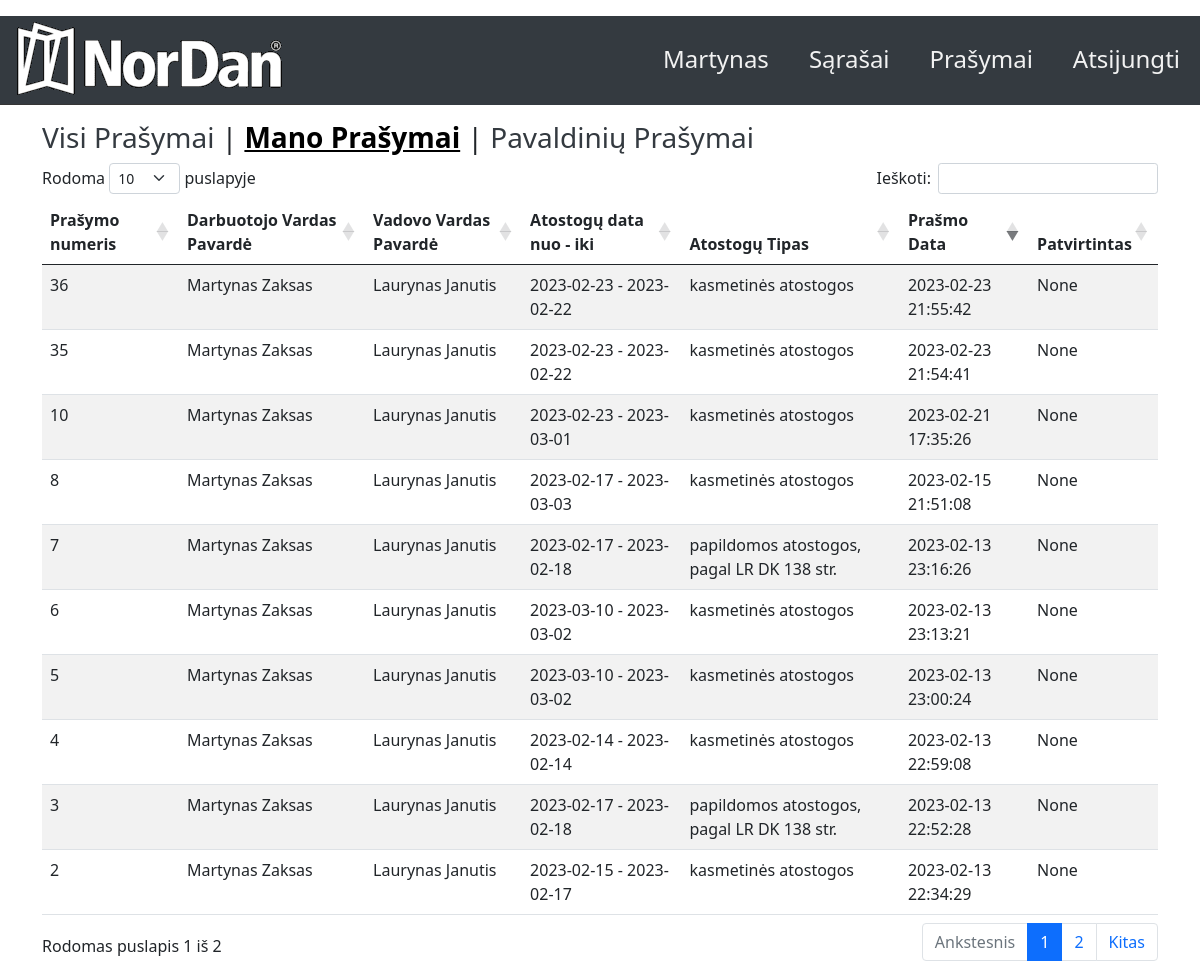
/my_vacations (signed in), run on the app's committed database.
### app.py (models this page shows, shortened)
class User(db.Model, UserMixin):  # type: ignore
    __tablename__ = "user"
    id = db.Column(db.Integer, primary_key=True)
    name = db.Column(db.String(25), nullable=False)
    surname = db.Column(db.String(25), nullable=False)
    email = db.Column(db.String(25), nullable=False, unique=True)
    department = db.Column(db.String(60), nullable=False)
    password = db.Column(db.String(254), nullable=False)
    pavaldinys = db.Column(db.Integer, nullable=False)
    admin = db.Column(db.Boolean, nullable=False)
    vadovas = db.Column(db.Boolean, nullable=False)
    vacations = db.relationship('Vacations', backref='user')

class Vacations(db.Model, UserMixin):
    __tablename__ = "vacations"
    id = db.Column(db.Integer, primary_key=True)
    user_id = db.Column(db.Integer, db.ForeignKey('user.id'))
    name = db.Column(db.String(60), nullable=False)
    surname = db.Column(db.String(60), nullable=False)
    mid = db.Column(db.Integer)
    mname = db.Column(db.String(60), nullable=False)
    msurname = db.Column(db.String(60), nullable=False)
    datefrom = db.Column(db.Date, nullable=False)
    dateto = db.Column(db.Date, nullable=False)
    approved = db.Column(db.Boolean, nullable=True)
    type = db.Column(db.Integer, db.ForeignKey('typevacation.id'))
    creation_date = db.Column(db.DateTime)
    status_date = db.Column(db.DateTime)

class TypeVacation(db.Model):
    __tablename__ = "typevacation"
    id = db.Column(db.Integer, primary_key=True)
    title = db.Column(db.String(250), nullable=False)
    description = db.Column(db.String(250), nullable=False)
    vacations = db.relationship('Vacations', backref='typevacation')

### app.py (the view)
@app.route("/my_vacations")
@login_required
def my_vacations():
    my_vacations = Vacations.query.filter_by(user_id=current_user.id)
    return render_template("my_vacations.html", my_vacations=my_vacations)

### app.py (called while the page is built)
@login_manager.user_loader
def load_user(id):
    return User.query.get(int(id))

### templates/my_vacations.html (shortened to what this page needs)
{% extends "base.html" %}
{% block content %}
    <h3 class="title"><a href="{{url_for('dashboard')}}">Visi Prašymai</a><a> | </a><b>Mano Prašymai</b>
      {% if current_user.vadovas == 1 %}
      <a> | </a>
      <a href="{{url_for('employees_vacations')}}">Pavaldinių Prašymai</a>
      {% endif %}
    </h3>
<table id="data" class="table table-striped">
    <thead>
  <tr>
    <th>Prašymo numeris</th>
    <th>Darbuotojo Vardas Pavardė</th>
    <th>Vadovo Vardas Pavardė</th>
    <th>Atostogų data nuo - iki</th>
    <th>Atostogų Tipas</th>
    <th>Prašmo Data</th>
    <th>Patvirtintas</th>
  </tr>
  </thead>
  <tbody>
   {% if my_vacations %}
{% for vacation in my_vacations %}
  <tr>
    <td>{{vacation.id}}</td>
    <td>{{vacation.name}} {{vacation.surname}}</td>
    <td>{{vacation.mname}} {{vacation.msurname}}</td>
    <td>{{vacation.datefrom}} - {{vacation.dateto}}</td>
    <td>{{vacation.typevacation.title}}</td>
    <td>{{vacation.creation_date.strftime('%Y-%m-%d %H:%M:%S')}}</td>
    <td>{{vacation.approved}}</td>
  </tr>
  {% endfor %}
{% endif %}
</tbody>
</table>
{% endblock %}

### templates/top.html (shortened to what this page needs)
<head>
    <link rel="stylesheet" href="{{ url_for('static', filename='css/style.css') }}">
</head>
<header>
    <div class="topnav app">
        {% if current_user.is_authenticated %}
        <a class="split menu"  href="{{url_for('logout')}}">Atsijungti</a>
        <a class="split menu" href="{{url_for('vacation_request')}}">Prašymai</a>
        <a class="split menu" href="{{url_for('dashboard')}}">Sąrašai</a>
        <a class="split menu" href="{{url_for('account')}}">{{ current_user.name }}</a>
        {% else %}
        <a class="split menu" href="{{url_for('register')}}">Registruotis</a>
        <a class="split menu" href="{{url_for('login')}}">Prisijungti</a>
        <a class="split menu" href="{{url_for('reset_password')}}">Atkurti Paskyrą</a>
        {% endif %}
        <img class="img" class="split" src="{{ url_for('static', filename='logo/logo_gr_300x89.png') }}" alt="">
    </div>
</header>

### static/css/style.css (style rules this page uses)
.topnav { overflow: hidden; max-height: 89px; background-color: rgb(52,58,64); min-height: 89px; width: 100%; }
.topnav a { float: left; color: #f2f2f2; text-align: center; padding: 25px 20px; text-decoration: none; font-size: 24px; min-height: 89px; }
.dropdown, .split { background-color: rgb(52,58,64); max-height: 89px; }
.topnav a.split, select.split { float: right; }
.title { align-self: center; flex-direction:column; }
.title b { color: black; background-color: transparent; text-decoration: underline; }
.title a:link { color: rgb(52,58,64); background-color: transparent; text-decoration: none; }

### data on the page
User: name "Martynas"
Vacations: id "2", name "Martynas", surname "Zaksas", mname "Laurynas", msurname "Janutis", datefrom "2023-02-15", dateto "2023-02-17", typevacation "kasmetinės atostogos", creation_date "2023-02-13 22:34:29", approved "None"
Vacations: id "3", name "Martynas", surname "Zaksas", mname "Laurynas", msurname "Janutis", datefrom "2023-02-17", dateto "2023-02-18", typevacation "papildomos atostogos, pagal LR DK 138 str.", creation_date "2023-02-13 22:52:28", approved "None"
Vacations: id "4", name "Martynas", surname "Zaksas", mname "Laurynas", msurname "Janutis", datefrom "2023-02-14", dateto "2023-02-14", typevacation "kasmetinės atostogos", creation_date "2023-02-13 22:59:08", approved "None"
Vacations: id "5", name "Martynas", surname "Zaksas", mname "Laurynas", msurname "Janutis", datefrom "2023-03-10", dateto "2023-03-02", typevacation "kasmetinės atostogos", creation_date "2023-02-13 23:00:24", approved "None"
Vacations: id "6", name "Martynas", surname "Zaksas", mname "Laurynas", msurname "Janutis", datefrom "2023-03-10", dateto "2023-03-02", typevacation "kasmetinės atostogos", creation_date "2023-02-13 23:13:21", approved "None"
Vacations: id "7", name "Martynas", surname "Zaksas", mname "Laurynas", msurname "Janutis", datefrom "2023-02-17", dateto "2023-02-18", typevacation "papildomos atostogos, pagal LR DK 138 str.", creation_date "2023-02-13 23:16:26", approved "None"
Vacations: id "8", name "Martynas", surname "Zaksas", mname "Laurynas", msurname "Janutis", datefrom "2023-02-17", dateto "2023-03-03", typevacation "kasmetinės atostogos", creation_date "2023-02-15 21:51:08", approved "None"
Vacations: id "10", name "Martynas", surname "Zaksas", mname "Laurynas", msurname "Janutis", datefrom "2023-02-23", dateto "2023-03-01", typevacation "kasmetinės atostogos", creation_date "2023-02-21 17:35:26", approved "None"
Vacations: id "35", name "Martynas", surname "Zaksas", mname "Laurynas", msurname "Janutis", datefrom "2023-02-23", dateto "2023-02-22", typevacation "kasmetinės atostogos", creation_date "2023-02-23 21:54:41", approved "None"
Vacations: id "36", name "Martynas", surname "Zaksas", mname "Laurynas", msurname "Janutis", datefrom "2023-02-23", dateto "2023-02-22", typevacation "kasmetinės atostogos", creation_date "2023-02-23 21:55:42", approved "None"
